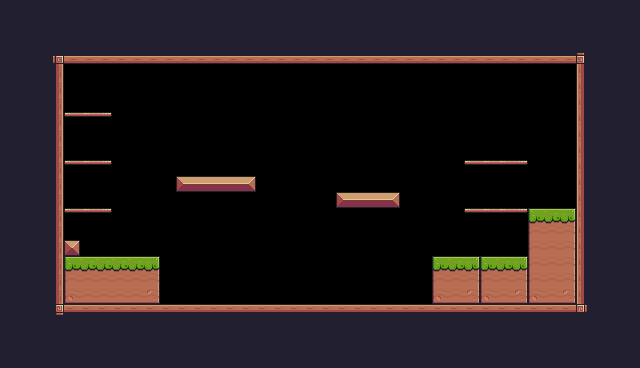

This game map was drawn from its Tiled (.tmx) file and the tilesets committed beside it. A one-line description and the full map source follow:
An orthogonal 40x23 tile map with 16x16 px tiles, 1 tile layer (Background) and 31 objects (11x Fruit, 5x Platform, 2x Saw, Player, Checkpoint).

<map version="1.10" tiledversion="1.10.2" orientation="orthogonal" renderorder="right-down" width="40" height="23" tilewidth="16" tileheight="16" infinite="0" nextlayerid="4" nextobjectid="65">
 <tileset firstgid="1" source="horseTileSet.tsx" />
 <layer id="1" name="Background" width="40" height="23">
  <properties>
   <property name="BackgroundColor" value="Gray" />
   <property name="CountdownTimer" type="int" value="300" />
  </properties>
  <data encoding="csv">
24,24,24,24,24,24,24,24,24,24,24,24,24,24,24,24,24,24,24,24,24,24,24,24,24,24,24,24,24,24,24,24,24,24,24,24,24,24,24,24,
24,24,24,24,24,24,24,24,24,24,24,24,24,24,24,24,24,24,24,24,24,24,24,24,24,24,24,24,24,24,24,24,24,24,24,24,24,24,24,24,
24,24,24,24,24,24,24,24,24,24,24,24,24,24,24,24,24,24,24,24,24,24,24,24,24,24,24,24,24,112,112,112,112,112,112,112,24,24,24,24,
24,24,24,92,134,134,134,134,134,134,134,134,134,134,134,134,134,134,134,134,134,134,134,134,134,134,134,134,134,134,134,134,134,134,134,134,93,24,24,24,
24,24,24,113,0,0,0,0,0,0,0,0,0,0,0,0,0,0,0,0,0,0,0,0,0,0,0,0,0,0,0,0,0,0,0,0,111,24,24,24,
24,24,24,113,0,0,0,0,0,0,0,0,0,0,0,0,0,0,0,0,0,0,0,0,0,0,0,0,0,0,0,0,0,0,0,0,111,24,24,24,
24,24,24,113,0,0,0,0,0,0,0,0,0,0,0,0,0,0,0,0,0,0,0,0,0,0,0,0,0,0,0,0,0,0,0,0,111,24,24,24,
24,24,24,113,40,41,42,0,0,0,0,0,0,0,0,0,0,0,0,0,0,0,0,0,0,0,0,0,0,0,0,0,0,0,0,0,111,24,24,24,
24,24,24,113,0,0,0,0,0,0,0,0,0,0,0,0,0,0,0,0,0,0,0,0,0,0,0,0,0,0,0,0,0,0,0,0,111,24,24,24,
24,24,24,113,0,0,0,0,0,0,0,0,0,0,0,0,0,0,0,0,0,0,0,0,0,0,0,0,0,84,84,84,84,84,84,0,111,24,24,24,
24,24,24,113,40,41,42,0,0,0,0,0,0,0,0,0,0,0,0,0,0,0,0,0,0,0,0,0,0,40,41,41,42,0,0,0,111,24,24,24,
24,24,24,113,0,0,0,0,0,0,0,13,14,14,14,15,0,0,0,0,0,0,0,0,0,0,0,0,0,0,0,0,0,0,0,0,111,24,24,24,
24,24,24,113,0,0,0,0,0,0,0,0,0,0,100,100,100,0,0,0,0,13,14,14,15,0,0,0,0,0,0,0,0,0,0,0,111,24,24,24,
24,24,24,113,40,41,42,0,0,0,0,0,0,0,0,0,0,0,0,0,0,0,0,0,0,0,0,0,0,40,41,41,42,7,8,9,111,24,24,24,
24,24,24,113,0,0,0,0,0,0,0,0,0,0,0,0,0,0,0,0,0,0,0,0,0,0,0,0,0,0,0,0,0,29,30,31,111,24,24,24,
24,24,24,113,35,0,0,0,0,0,0,0,0,0,0,0,0,0,0,0,0,0,0,0,0,0,0,0,0,0,0,0,0,29,30,31,111,24,24,24,
24,24,24,113,7,8,8,8,8,9,0,0,0,0,0,0,0,0,0,0,0,0,0,0,0,0,0,7,8,9,7,8,9,29,30,31,111,24,24,24,
24,24,24,113,29,30,30,30,30,31,0,0,0,0,0,0,0,0,0,0,0,0,0,0,0,0,0,29,30,31,29,30,31,29,30,31,111,24,24,24,
24,24,24,113,51,52,52,52,52,53,0,0,0,0,0,0,0,0,0,0,0,0,0,0,0,0,0,51,52,53,51,52,53,51,52,53,111,24,24,24,
24,24,24,114,90,90,90,90,90,90,90,90,90,90,90,90,90,90,90,90,90,90,90,90,90,90,90,90,90,90,90,90,90,90,90,90,115,24,24,24,
24,24,24,24,24,24,24,24,24,24,24,24,24,24,24,24,24,24,24,24,24,24,24,24,24,24,24,24,24,24,24,24,24,24,24,24,24,24,24,24,
24,24,24,24,24,24,24,24,24,24,24,24,24,24,24,24,24,24,24,24,24,24,24,24,24,24,24,24,24,24,24,24,24,24,24,24,24,24,24,24,
24,24,24,24,24,24,24,24,24,24,24,24,24,24,24,24,24,24,24,24,24,24,24,24,24,24,24,24,24,24,24,24,24,24,24,24,24,24,24,24
</data>
 </layer>
 <objectgroup id="2" name="Spawnpoints">
  <object id="14" name="Player" type="Player" x="129" y="224" width="32" height="32" />
  <object id="40" name="Bananas" type="Fruit" x="80" y="80" width="32" height="32" />
  <object id="42" name="Orange" type="Fruit" x="80" y="128" width="32" height="32" />
  <object id="43" name="Apple" type="Fruit" x="80" y="176" width="32" height="32" />
  <object id="44" name="Cherries" type="Fruit" x="192" y="144" width="32" height="32" />
  <object id="45" name="Cherries" type="Fruit" x="224" y="144" width="32" height="32" />
  <object id="46" name="Cherries" type="Fruit" x="208" y="112" width="32" height="32" />
  <object id="47" type="Saw" x="288" y="290" width="32" height="32">
   <properties>
    <property name="isVertical" type="bool" value="false" />
    <property name="offNeg" type="float" value="8" />
    <property name="offPos" type="float" value="7" />
   </properties>
  </object>
  <object id="48" name="Cherries" type="Fruit" x="368" y="160" width="32" height="32" />
  <object id="49" name="Cherries" type="Fruit" x="352" y="128" width="32" height="32" />
  <object id="50" name="Kiwi" type="Fruit" x="480" y="128" width="32" height="32" />
  <object id="51" name="Kiwi" type="Fruit" x="480" y="176" width="32" height="32" />
  <object id="58" name="Cherries" type="Fruit" x="336" y="161" width="32" height="32" />
  <object id="59" type="Saw" x="281" y="144" width="32" height="32">
   <properties>
    <property name="isVertical" type="bool" value="true" />
    <property name="offNeg" type="float" value="4" />
    <property name="offPos" type="float" value="3" />
   </properties>
  </object>
  <object id="64" type="Checkpoint" x="514" y="144.667" width="61.3333" height="62.6667" />
 </objectgroup>
 <objectgroup id="3" name="Collisions">
  <object id="22" x="48" y="48" width="16" height="272" />
  <object id="23" x="64" y="48" width="528" height="16" />
  <object id="24" x="576" y="64" width="16" height="256" />
  <object id="25" x="48" y="304" width="528" height="16" />
  <object id="29" x="64" y="240" width="16" height="16" />
  <object id="30" x="64" y="256" width="96" height="48" />
  <object id="31" x="432" y="256" width="96" height="48" />
  <object id="32" x="176" y="176" width="80" height="16" />
  <object id="33" x="336" y="192" width="64" height="16" />
  <object id="34" type="Platform" x="464" y="208" width="64" height="16" />
  <object id="35" type="Platform" x="464" y="160" width="64" height="16" />
  <object id="36" type="Platform" x="64" y="112" width="48" height="16" />
  <object id="37" type="Platform" x="64" y="160" width="48" height="16" />
  <object id="38" type="Platform" x="64" y="208" width="48" height="16" />
  <object id="57" x="339" y="415" width="1" />
  <object id="62" x="528" y="208" width="48" height="96" />
 </objectgroup>
</map>
